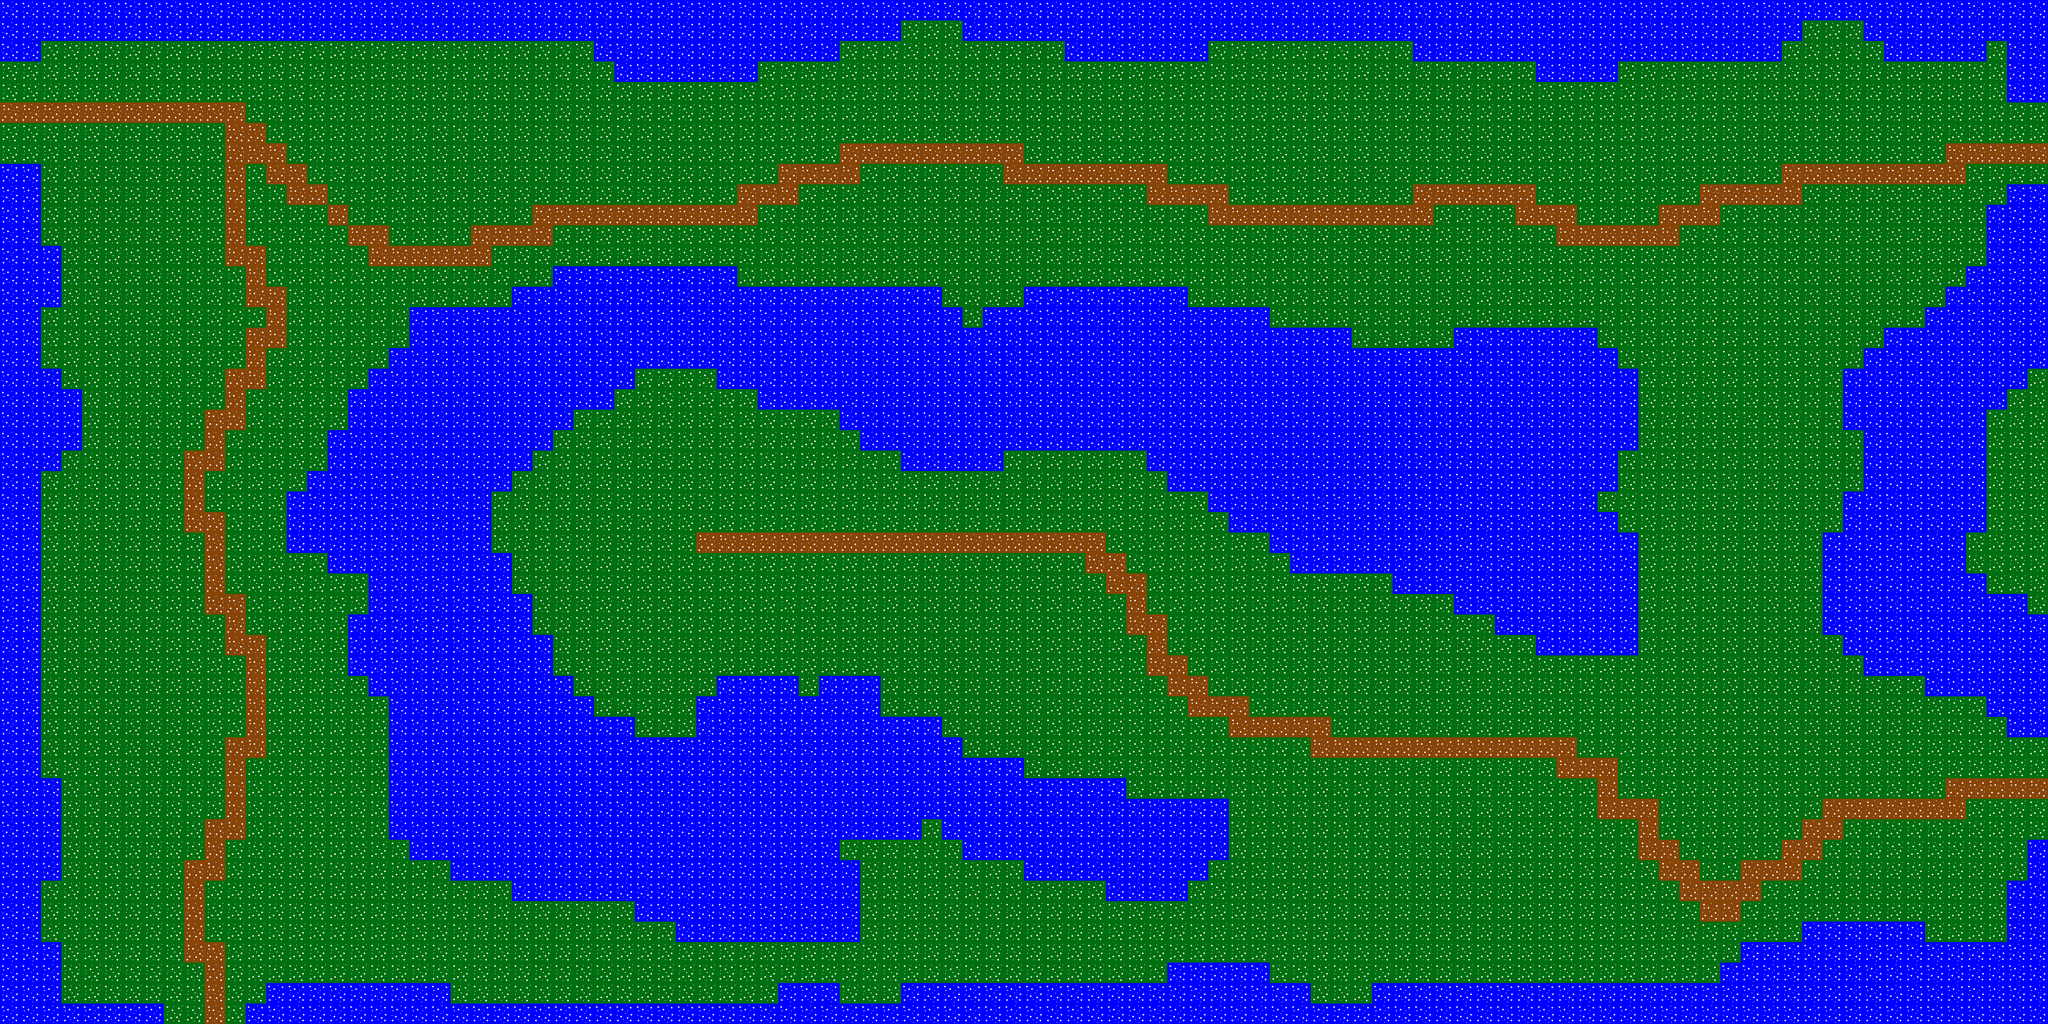

A level layout from a 2D game, rendered from its tile map. Below: a short description, then the map file with tile-grid data replaced by summaries:
An orthogonal 100x50 tile map with 32x32 px tiles, 1 tile layer (Tile Layer 1).

<map version="1.0" orientation="orthogonal" renderorder="right-down" width="100" height="50" tilewidth="32" tileheight="32" nextobjectid="1">
 <tileset firstgid="1" name="spritesheet" tilewidth="32" tileheight="32" tilecount="16" columns="4">
  <image source="spritesheet.png" width="128" height="128" />
 </tileset>
 <layer name="Tile Layer 1" width="100" height="50">
  <data>[5000 cells, 5000 non-empty, 3 distinct tile ids]</data>
 </layer>
</map>